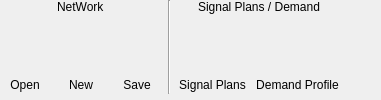
     <widget class="QWidget" name="Filetab">
      <property name="toolTip">
       <string/>
      </property>
      <property name="statusTip">
       <string/>
      </property>
      <attribute name="title">
       <string>File</string>
      </attribute>
      <layout class="QHBoxLayout" name="horizontalLayout_2">
       <property name="leftMargin">
        <number>0</number>
       </property>
       <property name="topMargin">
        <number>0</number>
       </property>
       <property name="rightMargin">
        <number>0</number>
       </property>
       <property name="bottomMargin">
        <number>6</number>
       </property>
       <item>
        <layout class="QVBoxLayout" name="verticalLayout">
         <item alignment="Qt::AlignHCenter">
          <widget class="QLabel" name="FileTabTextLabel_1">
           <property name="sizePolicy">
            <sizepolicy hsizetype="Preferred" vsizetype="Fixed">
             <horstretch>0</horstretch>
             <verstretch>0</verstretch>
            </sizepolicy>
           </property>
           <property name="text">
            <string>NetWork</string>
           </property>
          </widget>
         </item>
         <item>
          <layout class="QHBoxLayout" name="horizontalLayout_8">
           <property name="spacing">
            <number>6</number>
           </property>
           <item>
            <widget class="QPushButton" name="OpenButton">
             <property name="sizePolicy">
              <sizepolicy hsizetype="Minimum" vsizetype="Preferred">
               <horstretch>0</horstretch>
               <verstretch>0</verstretch>
              </sizepolicy>
             </property>
             <property name="minimumSize">
              <size>
               <width>50</width>
               <height>0</height>
              </size>
             </property>
             <property name="styleSheet">
              <string notr="true">#OpenButton{
padding: 30px 0 10px 0;
background:none;
border-width: 2px;
border-style: solid;
border-radius: 2px;
background-repeat:none;
font: bold italic large &quot;Times New Roman&quot;;
text-align: bottom;
background-image: url(./icons/folder_35px.png);
background-position: top;
padding-bottom:0;

}
#OpenButton:hover
{
background-color:rgb(30, 190, 220,  10%);
border-width: 2px;
border-style: solid;
border-color: rgb(29, 190, 220,  15%);
background-repeat:none;
}
#OpenButton:pressed
{
background:rgb(25, 185, 215,  20%);
border-width: 2px;
border-style: solid;
border-color:rgb(24, 185, 215,  25%);
background-repeat:none;
font: bold italic large &quot;Times New Roman&quot;;
text-align: bottom;
background-image: url(./icons/folder_35px.png);
background-position: top;
}
</string>
             </property>
             <property name="text">
              <string>Open</string>
             </property>
            </widget>
           </item>
           <item>
            <widget class="QPushButton" name="NewButton">
             <property name="enabled">
              <bool>true</bool>
             </property>
             <property name="sizePolicy">
              <sizepolicy hsizetype="Minimum" vsizetype="Minimum">
               <horstretch>0</horstretch>
               <verstretch>0</verstretch>
              </sizepolicy>
             </property>
             <property name="minimumSize">
              <size>
               <width>50</width>
               <height>40</height>
              </size>
             </property>
             <property name="styleSheet">
              <string notr="true">#NewButton{
padding: 30px 0 10px 0;
background:none;
border-width: 2px;
border-style: solid;
border-radius: 2px;
background-repeat:none;
font: bold italic large &quot;Times New Roman&quot;;
text-align: bottom;
background-image: url(./icons/document_35px.png);
background-position: top;
padding-bottom:0;

}
#NewButton:hover
{
background-color:rgb(30, 190, 220,  10%);
border-width: 2px;
border-style: solid;
border-color: rgb(29, 190, 220,  15%);
background-repeat:none;
}
#NewButton:pressed
{
background:rgb(25, 185, 215,  20%);
border-width: 2px;
border-style: solid;
border-color:rgb(24, 185, 215,  25%);
background-repeat:none;
font: bold italic large &quot;Times New Roman&quot;;
text-align: bottom;
background-image: url(./icons/document_35px.png);
background-position: top;
}
</string>
             </property>
             <property name="text">
              <string>New</string>
             </property>
            </widget>
           </item>
           <item>
            <widget class="QPushButton" name="SaveButton">
             <property name="sizePolicy">
              <sizepolicy hsizetype="Minimum" vsizetype="Preferred">
               <horstretch>0</horstretch>
               <verstretch>0</verstretch>
              </sizepolicy>
             </property>
             <property name="minimumSize">
              <size>
               <width>50</width>
               <height>0</height>
              </size>
             </property>
             <property name="styleSheet">
              <string notr="true">#SaveButton{
padding: 30px 0 10px 0;
background:none;
border-width: 2px;
border-style: solid;
border-radius: 2px;
background-repeat:none;
font: bold italic large &quot;Times New Roman&quot;;
text-align: bottom;
background-image: url(./icons/Save_icon_35px.png);
background-position: top;
padding-bottom:0;

}
#SaveButton:hover
{
background-color:rgb(30, 190, 220,  10%);
border-width: 2px;
border-style: solid;
border-color: rgb(29, 190, 220,  15%);
background-repeat:none;
}
#SaveButton:pressed
{
background:rgb(25, 185, 215,  20%);
border-width: 2px;
border-style: solid;
border-color:rgb(24, 185, 215,  25%);
background-repeat:none;
font: bold italic large &quot;Times New Roman&quot;;
text-align: bottom;
background-image: url(./icons/Save_icon_35px.png);
background-position: top;
}
</string>
             </property>
             <property name="text">
              <string>Save</string>
             </property>
             <property name="autoRepeatDelay">
              <number>300</number>
             </property>
            </widget>
           </item>
          </layout>
         </item>
        </layout>
       </item>
       <item>
        <widget class="Line" name="line">
         <property name="orientation">
          <enum>Qt::Vertical</enum>
         </property>
        </widget>
       </item>
       <item>
        <layout class="QVBoxLayout" name="verticalLayout_2">
         <item alignment="Qt::AlignHCenter">
          <widget class="QLabel" name="FileTabTextLabel_2">
           <property name="sizePolicy">
            <sizepolicy hsizetype="Preferred" vsizetype="Fixed">
             <horstretch>0</horstretch>
             <verstretch>0</verstretch>
            </sizepolicy>
           </property>
           <property name="text">
            <string>Signal Plans / Demand</string>
           </property>
          </widget>
         </item>
         <item>
          <layout class="QHBoxLayout" name="horizontalLayout_9">
           <property name="spacing">
            <number>6</number>
           </property>
           <item>
            <widget class="QPushButton" name="SignalPlansButton">
             <property name="sizePolicy">
              <sizepolicy hsizetype="Minimum" vsizetype="Preferred">
               <horstretch>0</horstretch>
               <verstretch>0</verstretch>
              </sizepolicy>
             </property>
             <property name="styleSheet">
              <string notr="true">#SignalPlansButton{
padding: 30px 0 10px 0;
background:none;
border-width: 2px;
border-style: solid;
border-radius: 2px;
background-repeat:none;
font: bold italic large &quot;Times New Roman&quot;;
text-align: bottom;
background-image: url(./icons/signal_light_35px.png);
background-position: top;
padding-bottom:0;

}
#SignalPlansButton:hover
{
background-color:rgb(30, 190, 220,  10%);
border-width: 2px;
border-style: solid;
border-color: rgb(29, 190, 220,  15%);
background-repeat:none;
}
#SignalPlansButton:pressed
{
background:rgb(25, 185, 215,  20%);
border-width: 2px;
border-style: solid;
border-color:rgb(24, 185, 215,  25%);
background-repeat:none;
font: bold italic large &quot;Times New Roman&quot;;
text-align: bottom;
background-image: url(./icons/signal_light_35px.png);
background-position: top;
}
</string>
             </property>
             <property name="text">
              <string>Signal Plans</string>
             </property>
            </widget>
           </item>
           <item>
            <widget class="QPushButton" name="DemandProfileButton">
             <property name="sizePolicy">
              <sizepolicy hsizetype="Minimum" vsizetype="Preferred">
               <horstretch>0</horstretch>
               <verstretch>0</verstretch>
              </sizepolicy>
             </property>
             <property name="styleSheet">
              <string notr="true">#DemandProfileButton{
padding: 30px 0 10px 0;
background:none;
border-width: 2px;
border-style: solid;
border-radius: 2px;
background-repeat:none;
font: bold italic large &quot;Times New Roman&quot;;
text-align: bottom;
background-image: url(./icons/cars_icon_35px.jpg);
background-position: top;
padding-bottom:0;

}
#DemandProfileButton:hover
{
background-color:rgb(30, 190, 220,  10%);
border-width: 2px;
border-style: solid;
border-color: rgb(29, 190, 220,  15%);
background-repeat:none;
}
#DemandProfileButton:pressed
{
background:rgb(25, 185, 215,  20%);
border-width: 2px;
border-style: solid;
border-color:rgb(24, 185, 215,  25%);
background-repeat:none;
font: bold italic large &quot;Times New Roman&quot;;
text-align: bottom;
background-image: url(./icons/cars_icon_35px.jpg);
background-position: top;
}
</string>
             </property>
             <property name="text">
              <string extracomment="Demand Profile">Demand Profile</string>
             </property>
            </widget>
           </item>
          </layout>
         </item>
        </layout>
       </item>
       <item>
        <spacer name="horizontalSpacer">
         <property name="orientation">
          <enum>Qt::Horizontal</enum>
         </property>
         <property name="sizeHint" stdset="0">
          <size>
           <width>40</width>
           <height>20</height>
          </size>
         </property>
        </spacer>
       </item>
      </layout>
     </widget>
